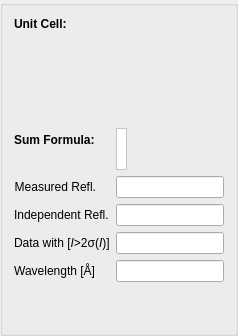
           <widget class="QGroupBox" name="groupBox_5">
            <property name="sizePolicy">
             <sizepolicy hsizetype="Preferred" vsizetype="Preferred">
              <horstretch>2</horstretch>
              <verstretch>2</verstretch>
             </sizepolicy>
            </property>
            <property name="minimumSize">
             <size>
              <width>200</width>
              <height>0</height>
             </size>
            </property>
            <property name="title">
             <string/>
            </property>
            <layout class="QVBoxLayout" name="verticalLayout_3">
             <item>
              <widget class="QLabel" name="CellLabel">
               <property name="sizePolicy">
                <sizepolicy hsizetype="Minimum" vsizetype="Minimum">
                 <horstretch>0</horstretch>
                 <verstretch>0</verstretch>
                </sizepolicy>
               </property>
               <property name="font">
                <font>
                 <weight>75</weight>
                 <bold>true</bold>
                </font>
               </property>
               <property name="text">
                <string>Unit Cell:</string>
               </property>
               <property name="alignment">
                <set>Qt::AlignLeading|Qt::AlignLeft|Qt::AlignTop</set>
               </property>
              </widget>
             </item>
             <item>
              <widget class="QLabel" name="cellField">
               <property name="minimumSize">
                <size>
                 <width>0</width>
                 <height>75</height>
                </size>
               </property>
               <property name="baseSize">
                <size>
                 <width>0</width>
                 <height>75</height>
                </size>
               </property>
               <property name="contextMenuPolicy">
                <enum>Qt::ActionsContextMenu</enum>
               </property>
               <property name="autoFillBackground">
                <bool>false</bool>
               </property>
               <property name="styleSheet">
                <string notr="true">border-color: rgb(53, 53, 53);</string>
               </property>
               <property name="frameShape">
                <enum>QFrame::NoFrame</enum>
               </property>
               <property name="frameShadow">
                <enum>QFrame::Plain</enum>
               </property>
               <property name="text">
                <string/>
               </property>
               <property name="alignment">
                <set>Qt::AlignLeading|Qt::AlignLeft|Qt::AlignTop</set>
               </property>
              </widget>
             </item>
             <item>
              <spacer name="verticalSpacer_6">
               <property name="orientation">
                <enum>Qt::Vertical</enum>
               </property>
               <property name="sizeType">
                <enum>QSizePolicy::Preferred</enum>
               </property>
               <property name="sizeHint" stdset="0">
                <size>
                 <width>5</width>
                 <height>10</height>
                </size>
               </property>
              </spacer>
             </item>
             <item>
              <layout class="QFormLayout" name="formLayout_2">
               <property name="fieldGrowthPolicy">
                <enum>QFormLayout::FieldsStayAtSizeHint</enum>
               </property>
               <item row="0" column="0">
                <widget class="QLabel" name="label">
                 <property name="font">
                  <font>
                   <weight>75</weight>
                   <bold>true</bold>
                  </font>
                 </property>
                 <property name="text">
                  <string>Sum Formula:</string>
                 </property>
                </widget>
               </item>
               <item row="0" column="1">
                <widget class="QLabel" name="formLabel">
                 <property name="enabled">
                  <bool>true</bool>
                 </property>
                 <property name="sizePolicy">
                  <sizepolicy hsizetype="Preferred" vsizetype="Preferred">
                   <horstretch>0</horstretch>
                   <verstretch>0</verstretch>
                  </sizepolicy>
                 </property>
                 <property name="minimumSize">
                  <size>
                   <width>10</width>
                   <height>42</height>
                  </size>
                 </property>
                 <property name="font">
                  <font>
                   <pointsize>11</pointsize>
                   <kerning>false</kerning>
                  </font>
                 </property>
                 <property name="styleSheet">
                  <string notr="true">background-color:  rgba(255, 255, 255, 255);</string>
                 </property>
                 <property name="inputMethodHints">
                  <set>Qt::ImhNone</set>
                 </property>
                 <property name="frameShape">
                  <enum>QFrame::StyledPanel</enum>
                 </property>
                 <property name="frameShadow">
                  <enum>QFrame::Sunken</enum>
                 </property>
                 <property name="lineWidth">
                  <number>1</number>
                 </property>
                 <property name="midLineWidth">
                  <number>0</number>
                 </property>
                 <property name="text">
                  <string/>
                 </property>
                 <property name="textFormat">
                  <enum>Qt::AutoText</enum>
                 </property>
                 <property name="scaledContents">
                  <bool>false</bool>
                 </property>
                 <property name="alignment">
                  <set>Qt::AlignLeading|Qt::AlignLeft|Qt::AlignTop</set>
                 </property>
                 <property name="wordWrap">
                  <bool>true</bool>
                 </property>
                 <property name="margin">
                  <number>1</number>
                 </property>
                 <property name="openExternalLinks">
                  <bool>false</bool>
                 </property>
                 <property name="textInteractionFlags">
                  <set>Qt::TextEditorInteraction</set>
                 </property>
                </widget>
               </item>
               <item row="1" column="0">
                <widget class="QLabel" name="reflTotalLabel">
                 <property name="text">
                  <string>Measured Refl.</string>
                 </property>
                 <property name="alignment">
                  <set>Qt::AlignRight|Qt::AlignTrailing|Qt::AlignVCenter</set>
                 </property>
                </widget>
               </item>
               <item row="1" column="1">
                <widget class="QLineEdit" name="reflTotalLineEdit">
                 <property name="readOnly">
                  <bool>true</bool>
                 </property>
                </widget>
               </item>
               <item row="2" column="0">
                <widget class="QLabel" name="uniqReflLabel">
                 <property name="text">
                  <string>Independent Refl.</string>
                 </property>
                </widget>
               </item>
               <item row="2" column="1">
                <widget class="QLineEdit" name="uniqReflLineEdit"/>
               </item>
               <item row="3" column="0">
                <widget class="QLabel" name="refl2sigmaLabel">
                 <property name="text">
                  <string>&lt;html&gt;&lt;head/&gt;&lt;body&gt;&lt;p&gt;Data with [&lt;span style=&quot; font-style:italic;&quot;&gt;I&lt;/span&gt;&amp;gt;2σ(&lt;span style=&quot; font-style:italic;&quot;&gt;I&lt;/span&gt;)]&lt;/p&gt;&lt;/body&gt;&lt;/html&gt;</string>
                 </property>
                </widget>
               </item>
               <item row="3" column="1">
                <widget class="QLineEdit" name="refl2sigmaLineEdit"/>
               </item>
               <item row="4" column="0">
                <widget class="QLabel" name="wavelengthLabel">
                 <property name="text">
                  <string>Wavelength [Å]</string>
                 </property>
                 <property name="alignment">
                  <set>Qt::AlignRight|Qt::AlignTrailing|Qt::AlignVCenter</set>
                 </property>
                </widget>
               </item>
               <item row="4" column="1">
                <widget class="QLineEdit" name="wavelengthLineEdit">
                 <property name="readOnly">
                  <bool>true</bool>
                 </property>
                </widget>
               </item>
              </layout>
             </item>
             <item>
              <spacer name="verticalSpacer_7">
               <property name="orientation">
                <enum>Qt::Vertical</enum>
               </property>
               <property name="sizeHint" stdset="0">
                <size>
                 <width>20</width>
                 <height>40</height>
                </size>
               </property>
              </spacer>
             </item>
            </layout>
           </widget>
